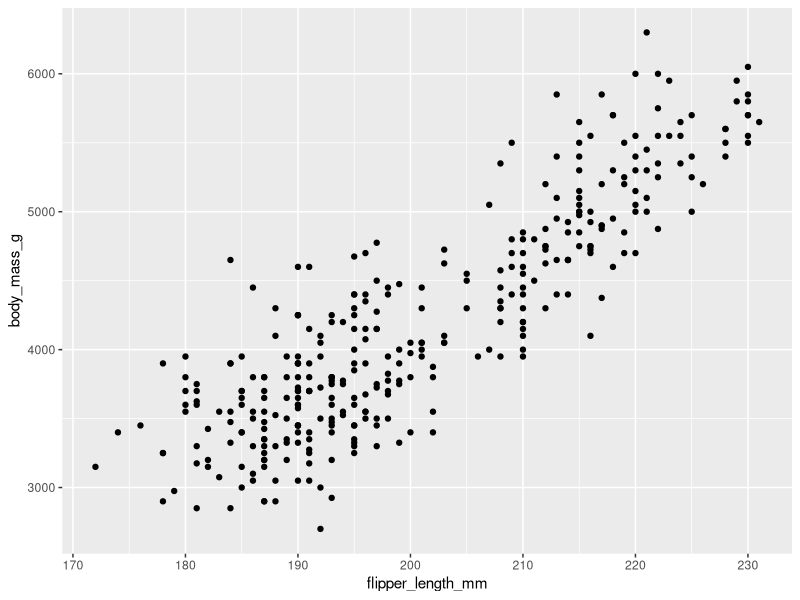
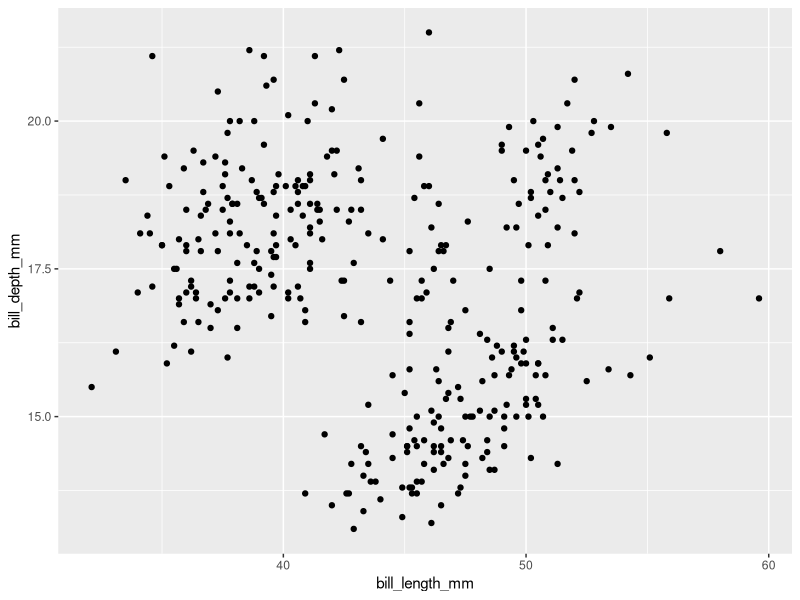
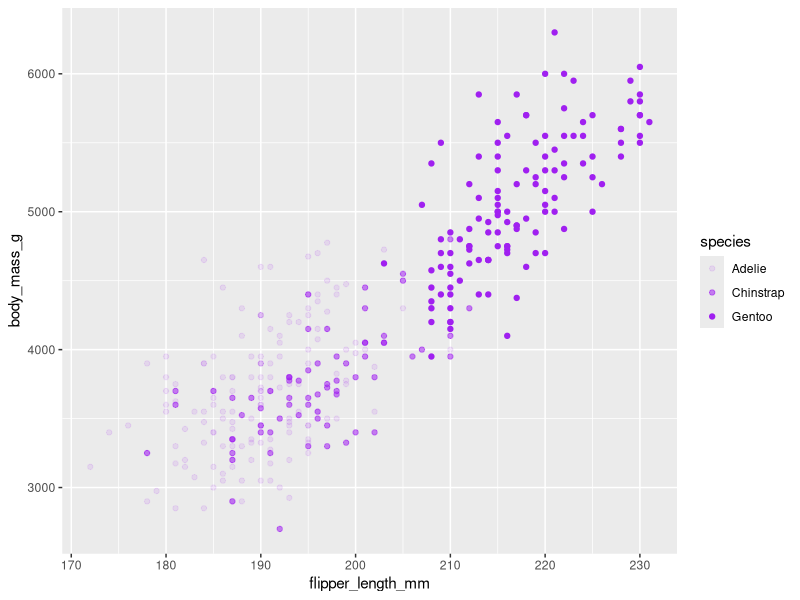
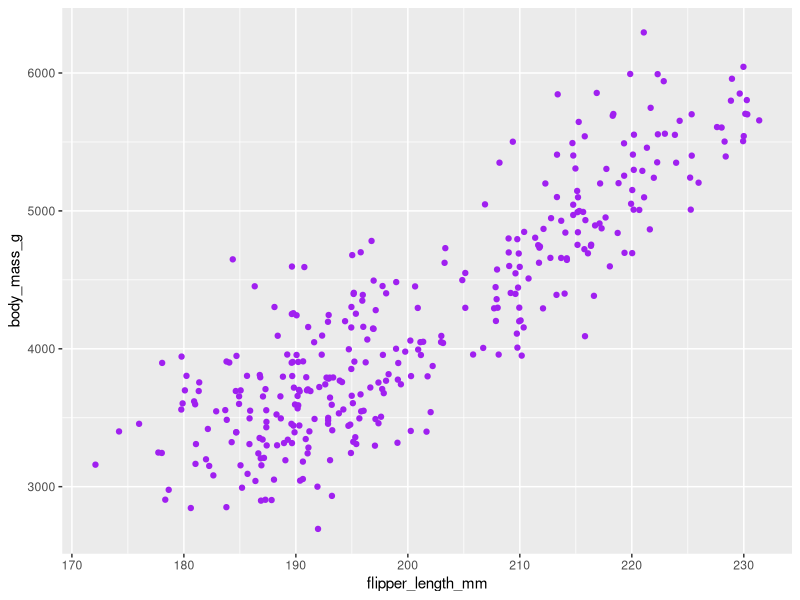

Write the R code that produced these figures, in order.
library(tidyverse)

library(ggplot2)

library(palmerpenguins)


View(penguins)
ggplot(penguins) + geom_point(mapping = aes(x=flipper_length_mm,y=body_mass_g))
ggplot(penguins,aes(x=bill_length_mm,y=bill_depth_mm)) + geom_point()

#-------------------------------------------------------------------

library(tidyverse)
library(ggplot2)
library(palmerpenguins)
ggplot(data=penguins) +
  geom_point(mapping=aes(x=flipper_length_mm,y=body_mass_g,alpha=species,),color="purple") 
ggplot(data=penguins) +
  geom_jitter(mapping=aes(x=flipper_length_mm,y=body_mass_g,linetype=species),color="purple",)
